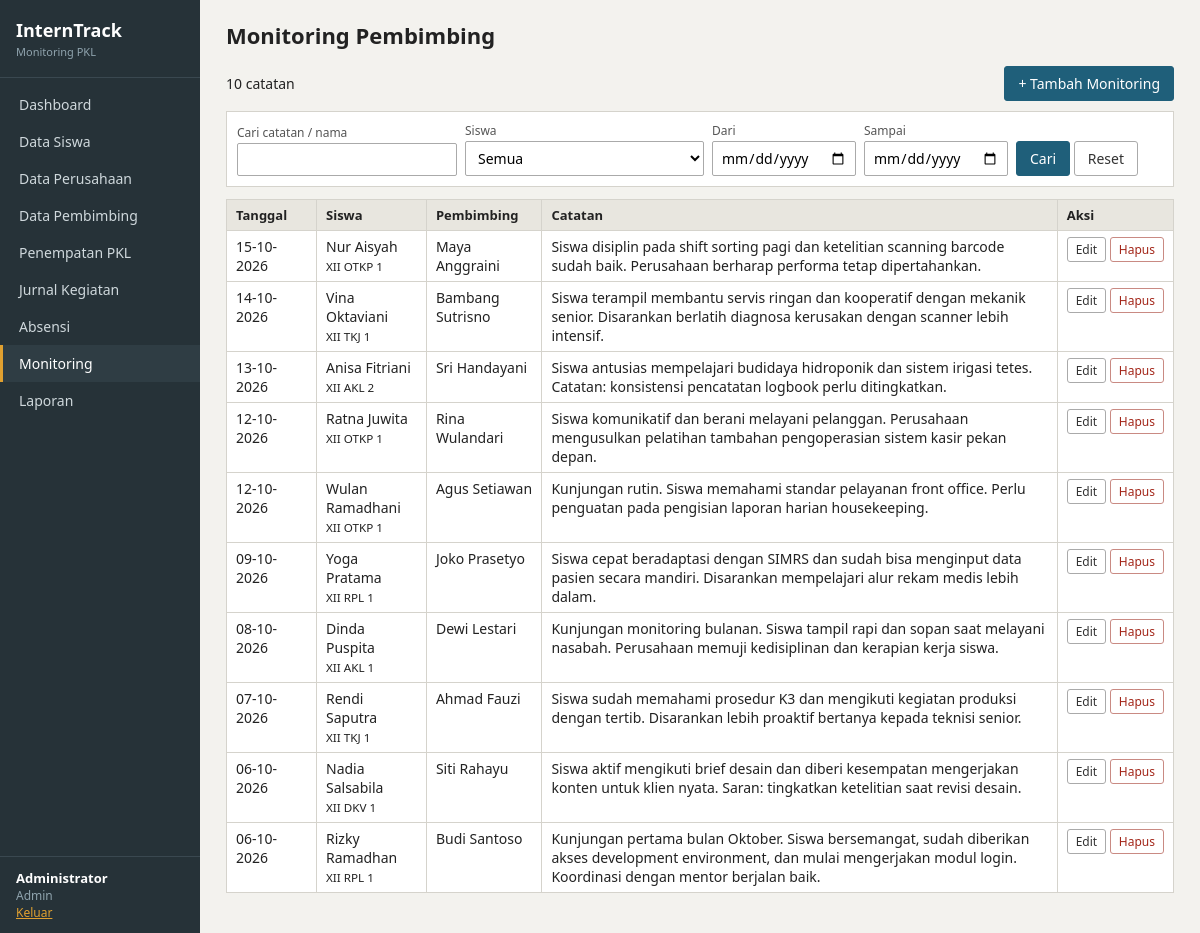
Page /admin/monitoring.php (signed in) on the committed database.
### tables this page shows
CREATE TABLE monitoring (
    id_monitoring INT AUTO_INCREMENT,
    id_pembimbing INT NOT NULL,
    id_siswa INT NOT NULL,
    tanggal_kunjungan DATE NOT NULL,
    catatan_feedback TEXT NOT NULL,
    PRIMARY KEY (id_monitoring),
    FOREIGN KEY (id_pembimbing) REFERENCES pembimbing(id_pembimbing) ON DELETE RESTRICT ON UPDATE CASCADE,
    FOREIGN KEY (id_siswa) REFERENCES siswa(id_siswa) ON DELETE CASCADE ON UPDATE CASCADE
);

CREATE TABLE siswa (
    id_siswa INT AUTO_INCREMENT,
    nisn VARCHAR(10) NOT NULL UNIQUE,
    nama_siswa VARCHAR(100) NOT NULL,
    kelas VARCHAR(20),
    id_user INT UNIQUE,
    id_perusahaan INT,
    id_pembimbing INT,
    PRIMARY KEY (id_siswa),
    FOREIGN KEY (id_user) REFERENCES users(id_user) ON DELETE SET NULL ON UPDATE CASCADE,
    FOREIGN KEY (id_perusahaan) REFERENCES perusahaan(id_perusahaan) ON DELETE SET NULL ON UPDATE CASCADE,
    FOREIGN KEY (id_pembimbing) REFERENCES pembimbing(id_pembimbing) ON DELETE SET NULL ON UPDATE CASCADE
);

CREATE TABLE pembimbing (
    id_pembimbing INT AUTO_INCREMENT,
    nip VARCHAR(20) UNIQUE,
    nama_pembimbing VARCHAR(100) NOT NULL,
    id_user INT UNIQUE,
    PRIMARY KEY (id_pembimbing),
    FOREIGN KEY (id_user) REFERENCES users(id_user) ON DELETE SET NULL ON UPDATE CASCADE
);

### admin/monitoring.php (the view, shortened to what this page needs)
<?php
require __DIR__ . '/../config/config.php';
$u = me();
$role = $u['role'];
$canInput = in_array($role, ['admin', 'pembimbing']);
function boleh_ubah($m) {
    $u = me();
    if ($u['role'] === 'admin') return true;
    return $u['role'] === 'pembimbing' && (int)$m['id_pembimbing'] === (int)$u['ref'];
}
    ?>
    <?php
$qs = get('q'); $fsw = get('id_siswa'); $dari = get('dari'); $sampai = get('sampai');
$p = []; $sc = scope($p);
$where = [$sc]; $par = $p;
$rows = all("SELECT m.*, s.nama_siswa, s.kelas, b.nama_pembimbing
             FROM monitoring m JOIN siswa s ON s.id_siswa = m.id_siswa JOIN pembimbing b ON b.id_pembimbing = m.id_pembimbing
             WHERE " . implode(' AND ', $where) . " ORDER BY m.tanggal_kunjungan DESC, s.nama_siswa", $par);
page_start('Monitoring Pembimbing', 'monitoring.php');
?>
<div class="top">
    <span><?= count($rows) ?> catatan</span>
    <?php if ($canInput): ?><a class="btn" href="monitoring.php?act=add">+ Tambah Monitoring</a><?php endif; ?>
</div>
<form method="get" class="filter">
    <div><label>Cari catatan / nama</label><input type="text" name="q" value="<?= e($qs) ?>"></div>
    <?php if ($role !== 'siswa'): ?>
    <div><label>Siswa</label><select name="id_siswa"><option value="">Semua</option><?= siswa_options($fsw) ?></select></div>
    <?php endif; ?>
    <div><label>Dari</label><input type="date" name="dari" value="<?= e($dari) ?>"></div>
    <div><label>Sampai</label><input type="date" name="sampai" value="<?= e($sampai) ?>"></div>
    <div><button class="btn">Cari</button> <a class="btn btn-gray" href="monitoring.php">Reset</a></div>
</form>
<div class="tablewrap">
<table>
    <tr><th width="90">Tanggal</th><th>Siswa</th><th>Pembimbing</th><th>Catatan</th><?php if ($canInput): ?><th>Aksi</th><?php endif; ?></tr>
    <?php foreach ($rows as $r): ?>
        <tr>
            <td><?= tgl($r['tanggal_kunjungan']) ?></td>
            <td><?= e($r['nama_siswa']) ?><br><small><?= e($r['kelas']) ?></small></td>
            <td><?= e($r['nama_pembimbing']) ?></td>
            <td><?= nl2br(e($r['catatan_feedback'])) ?></td>
            <?php if ($canInput): ?>
            <td class="act">
                <?php if (boleh_ubah($r)): ?>
                    <a class="btn btn-sm btn-gray" href="monitoring.php?act=edit&id=<?= $r['id_monitoring'] ?>">Edit</a>
                    <?= delete_form('monitoring.php', $r['id_monitoring'], 'Hapus', 'Hapus catatan monitoring ' . $r['nama_siswa'] . '?') ?>
                <?php endif; ?>
            </td>
            <?php endif; ?>
        </tr>
    <?php endforeach; ?>
</table>
</div>
<?php page_end(); ?>

### config/config.php (shortened to what this page needs)
<?php
$DB_HOST = 'localhost';
$DB_NAME = 'interntrack';
$DB_USER = 'root';
$DB_PASS = '';
try {
    $db = new PDO("mysql:host=$DB_HOST;dbname=$DB_NAME;charset=utf8mb4", $DB_USER, $DB_PASS, [
        PDO::ATTR_ERRMODE => PDO::ERRMODE_EXCEPTION,
        PDO::ATTR_DEFAULT_FETCH_MODE => PDO::FETCH_ASSOC,
    ]);
} catch (PDOException $ex) {
    die('Koneksi database gagal. Pastikan database "' . htmlspecialchars($DB_NAME) . '" sudah dibuat dan SQL sudah di-import. <br>' . htmlspecialchars($ex->getMessage()));
}
function q($sql, $params = []) { global $db; $st = $db->prepare($sql); $st->execute($params); return $st; }
function all($sql, $params = []) { return q($sql, $params)->fetchAll(); }
function e($s) { return htmlspecialchars((string)$s, ENT_QUOTES, 'UTF-8'); }
function tgl($d) { return $d ? date('d-m-Y', strtotime($d)) : '-'; }
function get($k) { return trim($_GET[$k] ?? ''); }
function me() { return $_SESSION['user'] ?? null; }
function scope(&$params, $a = 's') {
    $u = me();
    return '1=1';
}
function page_start($title, $active = '') {
    $u = me();
    $all = ['admin', 'pembimbing', 'perusahaan', 'siswa'];
    $a = BASE . ($u['role'] === 'siswa' ? '/siswa/' : '/admin/');
    $menu = [
        [$a . 'dashboard.php', 'Dashboard', $all],
        [$a . 'siswa.php', 'Data Siswa', ['admin', 'pembimbing', 'perusahaan']],
        [$a . 'perusahaan.php', 'Data Perusahaan', ['admin']],
        [$a . 'pembimbing.php', 'Data Pembimbing', ['admin']],
        [$a . 'penempatan.php', 'Penempatan PKL', ['admin']],
        [$a . 'jurnal.php', 'Jurnal Kegiatan', $all],
        [$a . 'absensi.php', 'Absensi', $all],
        [$a . 'monitoring.php', 'Monitoring', $all],
        [BASE . '/laporan/laporan.php', 'Laporan', ['admin', 'pembimbing', 'perusahaan']],
    ];
    $roleLabel = ['admin' => 'Admin', 'pembimbing' => 'Guru Pembimbing', 'perusahaan' => 'Perusahaan', 'siswa' => 'Siswa'];
    echo '<!DOCTYPE html><html lang="id"><head><meta charset="utf-8"><meta name="viewport" content="width=device-width, initial-scale=1">';
    echo '<title>' . e($title) . ' - InternTrack</title><link rel="stylesheet" href="' . BASE . '/assets/style.css"></head><body>';
    echo '<div class="side"><div class="brand">InternTrack<small>Monitoring PKL</small></div><ul>';
    foreach ($menu as $m) {
        echo '<li><a href="' . $m[0] . '"' . ($active === basename($m[0]) ? ' class="on"' : '') . '>' . $m[1] . '</a></li>';
    }
    echo '</ul><div class="who"><b>' . e($u['name']) . '</b><br>' . $roleLabel[$u['role']] . '<br><a href="' . BASE . '/auth/logout.php">Keluar</a></div></div>';
    echo '<div class="main"><h1>' . e($title) . '</h1>';
}
function page_end() {
    echo '</div></body></html>';
}
function delete_form($url, $id, $label = 'Hapus', $pesan = 'Yakin ingin menghapus data ini?') {
    return '<form method="post" action="' . e($url) . '" class="inline" onsubmit="return confirm(\'' . e($pesan) . '\')">'
        . '<input type="hidden" name="do" value="delete"><input type="hidden" name="id" value="' . (int)$id . '">'
        . '<button class="btn btn-sm btn-red">' . e($label) . '</button></form>';
}

### assets/style.css (style rules this page uses)
* { box-sizing: border-box; }
body { margin: 0; font-family: "Segoe UI", Arial, sans-serif; font-size: 14px; color: #222; background: #f3f2ee; }
a { color: #1f5f7a; }
.side { position: fixed; top: 0; left: 0; bottom: 0; width: 200px; background: #263238; color: #cfd8dc; display: flex; flex-direction: column; }
.brand { padding: 18px 16px; font-size: 18px; font-weight: bold; color: #fff; border-bottom: 1px solid #3a4850; }
.brand small { display: block; font-size: 11px; font-weight: normal; color: #90a4ae; margin-top: 2px; }
.side ul { list-style: none; margin: 0; padding: 8px 0; flex: 1; }
.side li a { display: block; padding: 9px 16px; color: #cfd8dc; text-decoration: none; border-left: 3px solid transparent; }
.side li a.on { background: #2f3d44; border-left-color: #e0a030; color: #fff; }
.who { padding: 12px 16px; font-size: 12px; border-top: 1px solid #3a4850; color: #90a4ae; }
.who b { color: #fff; font-size: 13px; }
.who a { color: #e0a030; }
.main { margin-left: 200px; padding: 20px 26px 40px; }
h1 { font-size: 22px; margin: 0 0 16px; }
.btn { display: inline-block; padding: 7px 13px; font: inherit; border: 1px solid #1f5f7a; background: #1f5f7a; color: #fff; text-decoration: none; cursor: pointer; border-radius: 3px; }
.btn-gray { background: #fff; color: #333; border-color: #aaa; }
.btn-red { background: #fff; color: #a32619; border-color: #c98a83; }
.btn-sm { padding: 3px 8px; font-size: 12px; }
form.inline { display: inline; }
table { border-collapse: collapse; width: 100%; background: #fff; }
th, td { border: 1px solid #d5d3cc; padding: 6px 9px; text-align: left; vertical-align: top; }
th { background: #e8e6df; font-size: 13px; }
td.act { white-space: nowrap; }
.tablewrap { overflow-x: auto; }
.filter { background: #fff; border: 1px solid #d5d3cc; padding: 10px; margin-bottom: 12px; display: flex; flex-wrap: wrap; gap: 8px; align-items: end; }
.filter label { display: block; font-size: 12px; color: #555; margin-bottom: 2px; }
.top { display: flex; justify-content: space-between; align-items: center; margin-bottom: 10px; gap: 10px; }
input[type=text], input[type=password], input[type=date], input[type=time], select, textarea { font: inherit; padding: 6px 8px; border: 1px solid #aaa; background: #fff; border-radius: 2px; max-width: 100%; }

### rows in the picture
monitoring: tanggal_kunjungan "15-10-2026", id_siswa.nama_siswa "Nur Aisyah", id_siswa.kelas "XII OTKP 1", id_pembimbing.nama_pembimbing "Maya Anggraini", catatan_feedback "Siswa disiplin pada shift sorting pagi dan ketelitian scanning barcode sudah baik. Perusahaan berharap performa tetap dipertahankan."
monitoring: tanggal_kunjungan "14-10-2026", id_siswa.nama_siswa "Vina Oktaviani", id_siswa.kelas "XII TKJ 1", id_pembimbing.nama_pembimbing "Bambang Sutrisno", catatan_feedback "Siswa terampil membantu servis ringan dan kooperatif dengan mekanik senior. Disarankan berlatih diagnosa kerusakan dengan scanner lebih intensif."
monitoring: tanggal_kunjungan "13-10-2026", id_siswa.nama_siswa "Anisa Fitriani", id_siswa.kelas "XII AKL 2", id_pembimbing.nama_pembimbing "Sri Handayani", catatan_feedback "Siswa antusias mempelajari budidaya hidroponik dan sistem irigasi tetes. Catatan: konsistensi pencatatan logbook perlu ditingkatkan."
monitoring: tanggal_kunjungan "12-10-2026", id_siswa.nama_siswa "Ratna Juwita", id_siswa.kelas "XII OTKP 1", id_pembimbing.nama_pembimbing "Rina Wulandari", catatan_feedback "Siswa komunikatif dan berani melayani pelanggan. Perusahaan mengusulkan pelatihan tambahan pengoperasian sistem kasir pekan depan."
monitoring: tanggal_kunjungan "12-10-2026", id_siswa.nama_siswa "Wulan Ramadhani", id_siswa.kelas "XII OTKP 1", id_pembimbing.nama_pembimbing "Agus Setiawan", catatan_feedback "Kunjungan rutin. Siswa memahami standar pelayanan front office. Perlu penguatan pada pengisian laporan harian housekeeping."
monitoring: tanggal_kunjungan "09-10-2026", id_siswa.nama_siswa "Yoga Pratama", id_siswa.kelas "XII RPL 1", id_pembimbing.nama_pembimbing "Joko Prasetyo", catatan_feedback "Siswa cepat beradaptasi dengan SIMRS dan sudah bisa menginput data pasien secara mandiri. Disarankan mempelajari alur rekam medis lebih dalam."
monitoring: tanggal_kunjungan "08-10-2026", id_siswa.nama_siswa "Dinda Puspita", id_siswa.kelas "XII AKL 1", id_pembimbing.nama_pembimbing "Dewi Lestari", catatan_feedback "Kunjungan monitoring bulanan. Siswa tampil rapi dan sopan saat melayani nasabah. Perusahaan memuji kedisiplinan dan kerapian kerja siswa."
monitoring: tanggal_kunjungan "07-10-2026", id_siswa.nama_siswa "Rendi Saputra", id_siswa.kelas "XII TKJ 1", id_pembimbing.nama_pembimbing "Ahmad Fauzi", catatan_feedback "Siswa sudah memahami prosedur K3 dan mengikuti kegiatan produksi dengan tertib. Disarankan lebih proaktif bertanya kepada teknisi senior."
monitoring: tanggal_kunjungan "06-10-2026", id_siswa.nama_siswa "Nadia Salsabila", id_siswa.kelas "XII DKV 1", id_pembimbing.nama_pembimbing "Siti Rahayu", catatan_feedback "Siswa aktif mengikuti brief desain dan diberi kesempatan mengerjakan konten untuk klien nyata. Saran: tingkatkan ketelitian saat revisi desain."
monitoring: tanggal_kunjungan "06-10-2026", id_siswa.nama_siswa "Rizky Ramadhan", id_siswa.kelas "XII RPL 1", id_pembimbing.nama_pembimbing "Budi Santoso", catatan_feedback "Kunjungan pertama bulan Oktober. Siswa bersemangat, sudah diberikan akses development environment, dan mulai mengerjakan modul login. Koordinasi dengan mentor berjalan baik."

### other values in the picture
$m[1] "Dashboard"
$m[1] "Data Siswa"
$m[1] "Data Perusahaan"
$m[1] "Data Pembimbing"
$m[1] "Penempatan PKL"
$m[1] "Jurnal Kegiatan"
$m[1] "Absensi"
$m[1] "Monitoring"
$m[1] "Laporan"
$u['name'] "Administrator"
$roleLabel[$u['role']] "Admin"
$title "Monitoring Pembimbing"
count($rows) "10"
